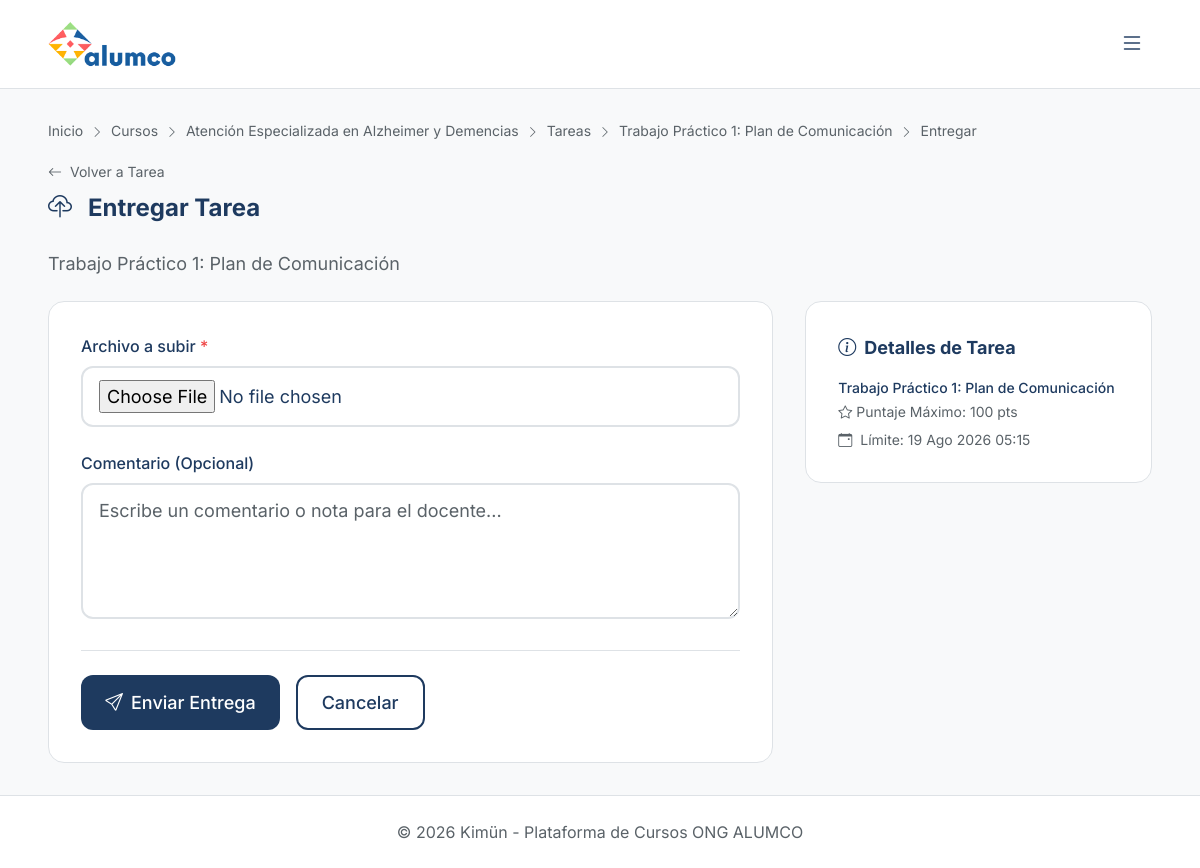
/tareas/tarea/2/entregar/ (signed in), run on the app's committed database.
### tareas/models.py (models this page shows, shortened)
class Tarea(models.Model):
    curso = models.ForeignKey('cursos.Curso', on_delete=models.CASCADE, related_name='tareas')
    titulo = models.CharField(max_length=200)
    descripcion = models.TextField(blank=True, default='')
    fecha_limite = models.DateTimeField(verbose_name='Fecha límite')
    puntaje_maximo = models.IntegerField(default=100)
    creado_por = models.ForeignKey(settings.AUTH_USER_MODEL, on_delete=models.CASCADE, related_name='tareas_creadas')
    fecha_creacion = models.DateTimeField(auto_now_add=True)
    class Meta:
        verbose_name = 'Tarea'
        verbose_name_plural = 'Tareas'
        ordering = ['fecha_limite']

### cursos/models.py (models this page shows, shortened)
class Curso(models.Model):
    ESTADO_CHOICES = [
        ('borrador', 'Borrador'),
        ('publicado', 'Publicado'),
    ]
    titulo = models.CharField(max_length=200)
    descripcion = models.TextField()
    categoria = models.ForeignKey(
        Categoria,
        on_delete=models.SET_NULL,
        null=True,
        blank=True,
        related_name='cursos'
    )
    docente_creador = models.ForeignKey(
        settings.AUTH_USER_MODEL,
        on_delete=models.CASCADE,
        related_name='cursos_creados'
    )
    estado = models.CharField(max_length=20, choices=ESTADO_CHOICES, default='borrador')
    fecha_creacion = models.DateTimeField(auto_now_add=True)
    horas_exigidas = models.PositiveIntegerField(default=0, help_text='Horas totales exigidas para completar el curso')
    horas_por_semana = models.PositiveIntegerField(default=0, help_text='Horas de dedicación semanal esperada')
    exige_tiempo_minimo = models.BooleanField(default=False, help_text='Evita que el alumno complete el curso en menos tiempo del exigido')
    duracion_minutos = models.PositiveIntegerField(default=0, help_text='Duración estimada en minutos')
    class Meta:
        verbose_name = 'Curso'
        verbose_name_plural = 'Cursos'

### tareas/views.py (the view)
# urls.py: path('tarea/<int:tarea_pk>/entregar/', views.entrega_create, name='entrega_create'),
@login_required
def entrega_create(request, tarea_pk):
    tarea = get_object_or_404(Tarea, pk=tarea_pk)
    inscripcion = InscripcionCurso.objects.filter(
        usuario=request.user, curso=tarea.curso
    ).first()
    if not inscripcion:
        messages.error(request, 'No estás inscrito en este curso.')
        return redirect('cursos:curso_detail', pk=tarea.curso.pk)
    existing = EntregaTarea.objects.filter(
        tarea=tarea, estudiante=request.user
    ).first()
    if existing:
        messages.error(request, 'Ya entregaste esta tarea.')
        return redirect('tareas:tarea_detail', pk=tarea.pk)
    if request.method == 'POST':
        form = EntregaTareaForm(request.POST, request.FILES)
        if form.is_valid():
            entrega = form.save(commit=False)
            entrega.tarea = tarea
            entrega.estudiante = request.user
            entrega.save()
            messages.success(request, 'Tarea entregada exitosamente.')
            return redirect('tareas:tarea_detail', pk=tarea.pk)
    else:
        form = EntregaTareaForm()
    context = {
        'tarea': tarea,
        'form': form,
    }
    return render(request, 'tareas/entrega_form.html', context)

### tareas/forms.py
class EntregaTareaForm(forms.ModelForm):
    class Meta:
        model = EntregaTarea
        fields = ['archivo', 'comentario']
        widgets = {
            'archivo': forms.ClearableFileInput(attrs={
                'class': 'input-field w-full px-4 py-3 rounded-xl',
            }),
            'comentario': forms.Textarea(attrs={
                'class': 'input-field w-full px-4 py-3 rounded-xl',
                'rows': 4,
                'placeholder': 'Comentario opcional'
            }),
        }

### templates/tareas/entrega_form.html (shortened to what this page needs)
{% extends 'base.html' %}
{% block breadcrumbs %}
<nav class="text-sm mb-4 text-secondary">
    <a href="{% url 'inicio' %}">Inicio</a>
    <i class="bi bi-chevron-right text-xs mx-1"></i>
    <a href="{% url 'cursos:curso_list' %}">Cursos</a>
    <i class="bi bi-chevron-right text-xs mx-1"></i>
    <a href="{% url 'cursos:curso_detail' pk=tarea.curso.id %}">{{ tarea.curso.titulo }}</a>
    <i class="bi bi-chevron-right text-xs mx-1"></i>
    <a href="{% url 'tareas:tarea_list' tarea.curso.id %}">Tareas</a>
    <i class="bi bi-chevron-right text-xs mx-1"></i>
    <a href="{% url 'tareas:tarea_detail' tarea.id %}">{{ tarea.titulo }}</a>
    <i class="bi bi-chevron-right text-xs mx-1"></i>
    <span>Entregar</span>
</nav>
{% endblock %}
{% block content %}
<div class="mb-6">
    <a href="{% url 'tareas:tarea_detail' tarea.id %}" class="text-sm mb-2 inline-block text-secondary">
        <i class="bi bi-arrow-left me-1"></i> Volver a Tarea
    </a>
    <h1 class="section-title">
        <i class="bi bi-cloud-upload me-2 text-primary"></i>
        Entregar Tarea
    </h1>
    <p class="mt-1 text-secondary">
        {{ tarea.titulo }}
    </p>
</div>
<div class="grid grid-cols-1 lg:grid-cols-3 gap-8 max-w-6xl">
    <div class="lg:col-span-2">
        <div class="hybrid-card rounded-2xl p-8">
            <form method="post" enctype="multipart/form-data">
                <div class="mb-6">
                    <label class="block text-base font-medium mb-2">
                        Archivo a subir <span class="text-red-500">*</span>
                    </label>
                    <input type="file" name="{{ form.archivo.name }}" id="{{ form.archivo.id_for_label }}"
                           class="input-field w-full px-4 py-3 rounded-xl"
                           required>
                </div>
                <div class="mb-6">
                    <label class="block text-base font-medium mb-2">
                        Comentario (Opcional)
                    </label>
                    <textarea name="{{ form.comentario.name }}" id="{{ form.comentario.id_for_label }}"
                              class="input-field w-full px-4 py-3 rounded-xl"
                              rows="4"
                              placeholder="Escribe un comentario o nota para el docente...">{{ form.comentario.value|default:'' }}</textarea>
                </div>
                <div class="flex gap-4 border-t pt-6" style="border-color: var(--color-border);">
                    <button type="submit" class="btn-primary px-6 py-3 rounded-xl font-medium">
                        <i class="bi bi-send me-2"></i>Enviar Entrega
                    </button>
                    <a href="{% url 'tareas:tarea_detail' tarea.id %}" class="btn-outline px-6 py-3 rounded-xl font-medium inline-block text-center">
                        Cancelar
                    </a>
                </div>
            </form>
        </div>
    </div>
    <div class="space-y-6">
        <div class="hybrid-card rounded-2xl p-8">
            <h3 class="text-lg font-bold mb-4">
                <i class="bi bi-info-circle me-2 text-primary"></i>Detalles de Tarea
            </h3>
            <p class="text-sm font-medium mb-1">{{ tarea.titulo }}</p>
            <div class="text-sm space-y-2 text-secondary">
                <p>
                    <i class="bi bi-star me-1"></i>Puntaje Máximo: {{ tarea.puntaje_maximo }} pts
                </p>
                {% if tarea.fecha_limite %}
                    <p class="{% if tarea.fecha_limite < now %}text-red-500 font-bold{% elif close_to_deadline %}text-yellow-600 font-bold dark:text-yellow-500{% endif %}">
                        <i class="bi bi-calendar-event me-1"></i>
                        {% if tarea.fecha_limite < now %}
                            Atrasado: {{ tarea.fecha_limite|date:"d M Y H:i" }}
                        {% else %}
                            Límite: {{ tarea.fecha_limite|date:"d M Y H:i" }}
                        {% endif %}
                    </p>
                {% endif %}
            </div>
        </div>
    </div>
</div>
{% endblock %}

### static/css/kimun.css (style rules this page uses)
:root { --space-xs: 0.25rem; --space-sm: 0.5rem; --space-md: 1rem; --space-lg: 1.5rem; --space-xl: 2rem; --space-2xl: 3rem; --space-3xl: 4rem; --radius-sm: 0.25rem; --radius-md: 0.75rem; --radius-lg: 1rem; --radius-xl: 1.5rem; --radius-asymmetric: 1rem 0.25rem 1rem 0.25rem; --shadow-sm: 0 1px 2px color-mix(in srgb, var(--color-text) 8%, transparent); --shadow-md: 0 4px 6px -1px color-mix(in srgb, var(--color-text) 12%, transparent); --shadow-lg: 0 10px 40px -10px color-mix(in srgb, var(--color-text) 18%, transparent); --transition-fast: 0.15s ease; --transition-normal: 0.2s ease; --transition-slow: 0.3s ease; }
.section-title { display: flex; align-items: center; gap: var(--space-sm); margin-bottom: var(--space-lg); font-size: 1.5rem; font-weight: 700; color: var(--color-text); }
.section-title i { color: var(--color-primary); }
.rounded-xl { border-radius: var(--radius-xl); }
.text-secondary { color: var(--color-text-secondary); }
.text-primary { color: var(--color-primary); }

### templates/base.html (style rules this page uses)
body { font-family: "Inter", sans-serif; font-size: 18px; }
[data-theme="light"] { --color-bg: #f8f9fa; --color-surface: #ffffff; --color-surface-raised: #f3f4f6; --color-primary: #1e3a5f; --color-primary-hover: #2d5a87; --color-accent: #f57c00; --color-text: #1e3a5f; --color-text-secondary: #5a6268; --color-border: #dee2e6; --color-card-hover: #f1f5f9; --color-success: #166534; --color-success-bg: rgba(22, 163, 74, 0.15); --color-info: #2563eb; --color-info-bg: rgba(37, 99, 235, 0.15); --color-warning: #92400e; --color-warning-bg: rgba(217, 119, 6, 0.15); --color-purple: #9333ea; --color-purple-bg: rgba(147, 51, 234, 0.15); --color-pink: #db2777; --color-pink-bg: rgba(219, 39, 119, 0.15); --gradient-start: #1e3a5f; --gradient-end: #3b82f6; }
body { background-color: var(--color-bg); color: var(--color-text); }
.hybrid-card { background-color: var(--color-surface); border: 1px solid var(--color-border); transition: all 0.3s ease; }
.btn-primary { background-color: var(--color-primary); color: white; transition: all 0.2s ease; }
.btn-outline { border: 2px solid var(--color-primary); color: var(--color-primary); background: transparent; transition: all 0.2s ease; }
.input-field { background-color: var(--color-surface); border: 2px solid var(--color-border); color: var(--color-text); transition: border-color 0.2s ease; }
.input-field::placeholder { color: var(--color-text-secondary); }

### data on the page
Tarea: curso.titulo "Atención Especializada en Alzheimer y Demencias", titulo "Trabajo Práctico 1: Plan de Comunicación", puntaje_maximo "100", fecha_limite "19 Ago 2026 05:15"
